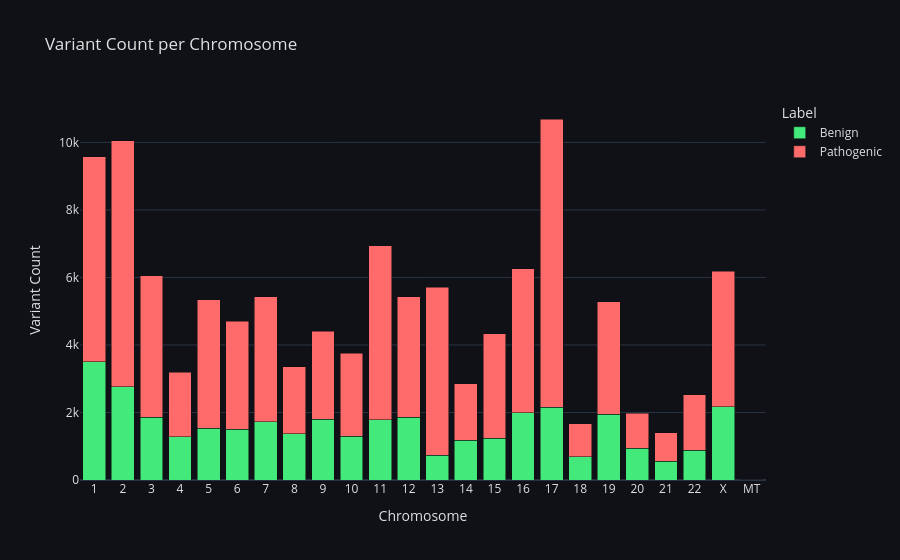

Source (notebook cell):
### Markdown cell above
---
## 6. Genomic Location Analysis

### Code cell
chrom_order = [str(i) for i in range(1,23)] + ['X','Y','MT']
chrom_col = 'GRCh38Chromosome'
chrom_counts = df.groupby([chrom_col,'label']).size().reset_index(name='count')
chrom_counts[chrom_col] = chrom_counts[chrom_col].astype(str)
chrom_counts = chrom_counts[chrom_counts[chrom_col].isin(chrom_order)]
chrom_counts[chrom_col] = pd.Categorical(chrom_counts[chrom_col], categories=chrom_order, ordered=True)
chrom_counts = chrom_counts.sort_values(chrom_col)
chrom_counts['label_name'] = chrom_counts['label'].map({0:'Benign',1:'Pathogenic'})

fig = px.bar(chrom_counts, x=chrom_col, y='count', color='label_name',
             color_discrete_map={'Benign':BENIGN_COLOR,'Pathogenic':PATH_COLOR},
             barmode='stack', template=PLOTLY_TEMPLATE,
             title='Variant Count per Chromosome',
             labels={chrom_col:'Chromosome','count':'Variant Count','label_name':'Label'})
fig.update_layout(plot_bgcolor=BG_COLOR, paper_bgcolor=BG_COLOR, font_color=TEXT_COLOR)
fig.show()

### Figure 1 — Plotly figure (JSON) as saved in the notebook; plotly's stock layout.template omitted (floating-point values rounded to 4 significant figures)
{"data": [{"hovertemplate": "Label=Benign<br>Chromosome=%{x}<br>Variant Count=%{y}<extra></extra>", "legendgroup": "Benign", "marker": {"color": "#43e97b", "pattern": {"shape": ""}}, "name": "Benign", "orientation": "v", "showlegend": true, "textposition": "auto", "type": "bar", "x": ["1", "2", "3", "4", "5", "6", "7", "8", "9", "10", "11", "12", "13", "14", "15", "16", "17", "18", "19", "20", "21", "22", "X"], "xaxis": "x", "y": [3500, 2764, 1866, 1281, 1535, 1507, 1722, 1372, 1796, 1295, 1782, 1863, 727, 1176, 1231, 1995, 2153, 689, 1955, 941, 551, 887, 2167], "yaxis": "y"}, {"hovertemplate": "Label=Pathogenic<br>Chromosome=%{x}<br>Variant Count=%{y}<extra></extra>", "legendgroup": "Pathogenic", "marker": {"color": "#ff6b6b", "pattern": {"shape": ""}}, "name": "Pathogenic", "orientation": "v", "showlegend": true, "textposition": "auto", "type": "bar", "x": ["1", "2", "3", "4", "5", "6", "7", "8", "9", "10", "11", "12", "13", "14", "15", "16", "17", "18", "19", "20", "21", "22", "X", "MT"], "xaxis": "x", "y": [6082, 7292, 4182, 1910, 3804, 3201, 3701, 1980, 2615, 2454, 5157, 3571, 4981, 1671, 3105, 4261, 8541, 981, 3330, 1042, 846, 1634, 4014, 1], "yaxis": "y"}], "layout": {"barmode": "stack", "font": {"color": "#e0e0e0"}, "legend": {"title": {"text": "Label"}, "tracegroupgap": 0}, "paper_bgcolor": "#0f1117", "plot_bgcolor": "#0f1117", "title": {"text": "Variant Count per Chromosome"}, "xaxis": {"anchor": "y", "domain": [0.0, 1.0], "title": {"text": "Chromosome"}}, "yaxis": {"anchor": "x", "domain": [0.0, 1.0], "title": {"text": "Variant Count"}}}}
